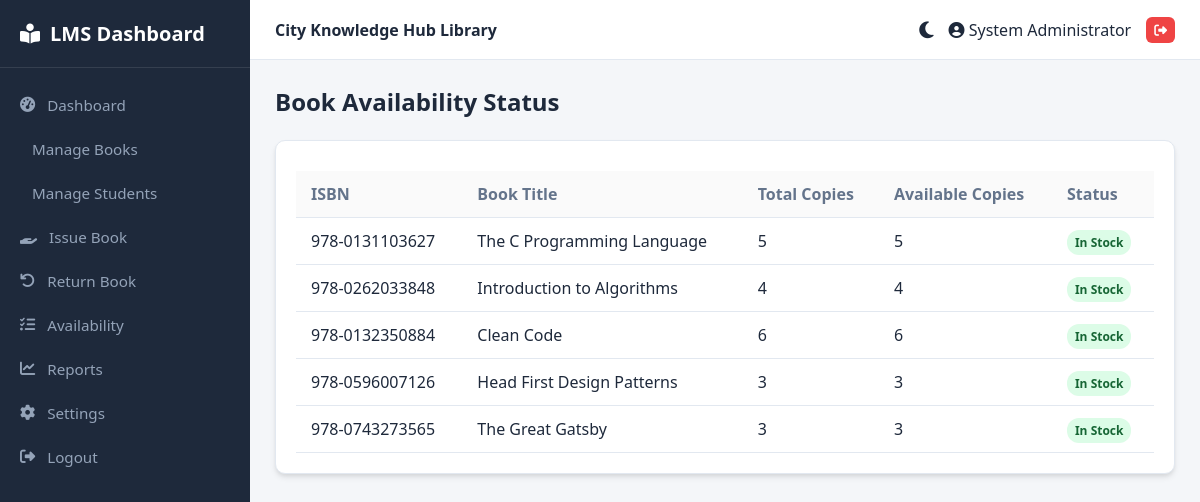
The page /availability.php (signed in) on the database its author committed.
### tables this page shows
CREATE TABLE IF NOT EXISTS `settings` (
  `id` INT PRIMARY KEY DEFAULT 1,
  `library_name` VARCHAR(150) NOT NULL DEFAULT 'Central Library Management',
  `borrowing_period` INT NOT NULL DEFAULT 14,
  `max_books_per_student` INT NOT NULL DEFAULT 3,
  `fine_per_day` DECIMAL(8,2) NOT NULL DEFAULT 2.00
);

CREATE TABLE IF NOT EXISTS `books` (
  `id` INT AUTO_INCREMENT PRIMARY KEY,
  `isbn` VARCHAR(20) NOT NULL UNIQUE,
  `title` VARCHAR(255) NOT NULL,
  `author` VARCHAR(150) NOT NULL,
  `category` VARCHAR(100) NOT NULL,
  `publisher` VARCHAR(150) NOT NULL,
  `publication_year` INT NOT NULL,
  `total_quantity` INT NOT NULL DEFAULT 1,
  `created_at` TIMESTAMP DEFAULT CURRENT_TIMESTAMP
);

### includes/functions.php (called while the page is built)
<?php
function sanitize($data) {
    return htmlspecialchars(trim($data), ENT_QUOTES, 'UTF-8');
}
function get_settings($pdo) {
    $stmt = $pdo->query("SELECT * FROM settings WHERE id = 1");
    return $stmt->fetch() ?: [
        'library_name' => 'Library System',
        'borrowing_period' => 14,
        'max_books_per_student' => 3,
        'fine_per_day' => 1.50
    ];
}
?>

### availability.php (the view)
<?php
include 'includes/header.php';
$books = $pdo->query("SELECT b.*, (b.total_quantity - COALESCE(issued.cnt, 0)) as available_quantity
                      FROM books b
                      LEFT JOIN (SELECT book_id, COUNT(*) as cnt FROM borrow_records WHERE status = 'issued' GROUP BY book_id) issued
                      ON b.id = issued.book_id")->fetchAll();
?>
<h2>Book Availability Status</h2>
<br>
<div class="card">
    <div class="table-responsive">
        <table>
            <thead>
                <tr>
                    <th>ISBN</th>
                    <th>Book Title</th>
                    <th>Total Copies</th>
                    <th>Available Copies</th>
                    <th>Status</th>
                </tr>
            </thead>
            <tbody>
                <?php foreach ($books as $b): ?>
                <tr>
                    <td><?= sanitize($b['isbn']) ?></td>
                    <td><?= sanitize($b['title']) ?></td>
                    <td><?= $b['total_quantity'] ?></td>
                    <td><?= $b['available_quantity'] ?></td>
                    <td>
                        <span class="badge <?= $b['available_quantity'] > 0 ? 'badge-success' : 'badge-danger' ?>">
                            <?= $b['available_quantity'] > 0 ? 'In Stock' : 'Out of Stock' ?>
                        </span>
                    </td>
                </tr>
                <?php endforeach; ?>
            </tbody>
        </table>
    </div>
</div>
<?php include 'includes/footer.php'; ?>

### includes/header.php (shortened to what this page needs)
<?php
require_once __DIR__ . '/db.php';
require_once __DIR__ . '/functions.php';
$settings = get_settings($pdo);
?>
<!DOCTYPE html>
<html lang="en">
<head>
    <link rel="stylesheet" href="/library_management/assets/css/style.css">
    <link rel="stylesheet" href="https://cdnjs.cloudflare.com/ajax/libs/font-awesome/6.4.0/css/all.min.css">
</head>
<body>
    <?php include __DIR__ . '/sidebar.php'; ?>
    <div class="main-wrapper">
        <header class="top-nav">
            <div><strong><?= sanitize($settings['library_name']) ?></strong></div>
            <div class="user-info">
                <button class="theme-toggle" id="theme-toggle-btn" title="Toggle Light/Dark Mode">
                    <i class="fas fa-moon" id="theme-icon"></i>
                </button>
                <span><i class="fas fa-user-circle"></i> <?= sanitize($_SESSION['admin_name'] ?? 'Admin') ?></span>
                <a href="/library_management/logout.php" class="btn btn-danger btn-sm"><i class="fas fa-sign-out-alt"></i></a>
            </div>
        </header>
        <div class="content-area">

### includes/sidebar.php
<aside class="sidebar">
    <div class="sidebar-brand">
        <i class="fas fa-book-reader"></i> LMS Dashboard
    </div>
    <ul class="sidebar-menu">
        <li><a href="/library_management/dashboard.php"><i class="fas fa-tachometer-alt"></i> Dashboard</a></li>
        <li><a href="/library_management/books/index.php"><i class="fas fa-books"></i> Manage Books</a></li>
        <li><a href="/library_management/students/index.php"><i class="fas fa-user-graduates"></i> Manage Students</a></li>
        <li><a href="/library_management/borrowing/issue.php"><i class="fas fa-hand-holding"></i> Issue Book</a></li>
        <li><a href="/library_management/borrowing/return.php"><i class="fas fa-undo"></i> Return Book</a></li>
        <li><a href="/library_management/availability.php"><i class="fas fa-list-check"></i> Availability</a></li>
        <li><a href="/library_management/reports.php"><i class="fas fa-chart-line"></i> Reports</a></li>
        <li><a href="/library_management/settings.php"><i class="fas fa-cog"></i> Settings</a></li>
        <li><a href="/library_management/logout.php"><i class="fas fa-sign-out-alt"></i> Logout</a></li>
    </ul>
</aside>

### includes/footer.php (shortened to what this page needs)
        </div>
    </div>
</body>
</html>

### assets/css/style.css (style rules this page uses)
:root { --bg-primary: #f4f6f9; --bg-surface: #ffffff; --bg-sidebar: #1e293b; --text-primary: #1e293b; --text-secondary: #64748b; --text-sidebar: #94a3b8; --text-sidebar-active: #ffffff; --accent-color: #2563eb; --accent-hover: #1d4ed8; --card-bg: #ffffff; --border-color: #e2e8f0; --table-hover: #f8fafc; --shadow: 0 4px 6px -1px rgba(0, 0, 0, 0.1), 0 2px 4px -1px rgba(0, 0, 0, 0.06); }
* { box-sizing: border-box; margin: 0; padding: 0; font-family: 'Segoe UI', Tahoma, Geneva, Verdana, sans-serif; transition: background-color 0.2s, color 0.2s; }
body { background-color: var(--bg-primary); color: var(--text-primary); display: flex; min-height: 100vh; }
.sidebar { width: 250px; background-color: var(--bg-sidebar); color: var(--text-sidebar); display: flex; flex-direction: column; position: fixed; height: 100vh; z-index: 100; }
.sidebar-brand { padding: 20px; font-size: 1.25rem; font-weight: bold; color: #ffffff; border-bottom: 1px solid rgba(255, 255, 255, 0.1); display: flex; align-items: center; gap: 10px; }
.sidebar-menu { list-style: none; padding: 15px 0; flex-grow: 1; }
.sidebar-menu li a { display: flex; align-items: center; gap: 12px; padding: 12px 20px; color: var(--text-sidebar); text-decoration: none; font-size: 0.95rem; }
.main-wrapper { margin-left: 250px; flex-grow: 1; display: flex; flex-direction: column; min-width: 0; }
.top-nav { height: 60px; background-color: var(--bg-surface); border-bottom: 1px solid var(--border-color); display: flex; align-items: center; justify-content: space-between; padding: 0 25px; position: sticky; top: 0; z-index: 90; }
.top-nav .user-info { display: flex; align-items: center; gap: 15px; }
.theme-toggle { background: none; border: none; cursor: pointer; font-size: 1.2rem; color: var(--text-primary); }
.content-area { padding: 25px; flex-grow: 1; }
.card { background-color: var(--card-bg); border-radius: 10px; padding: 20px; box-shadow: var(--shadow); border: 1px solid var(--border-color); margin-bottom: 25px; }
.table-responsive { width: 100%; overflow-x: auto; }
table { width: 100%; border-collapse: collapse; margin-top: 10px; }
th, td { padding: 12px 15px; text-align: left; border-bottom: 1px solid var(--border-color); }
th { background-color: rgba(0, 0, 0, 0.02); color: var(--text-secondary); font-weight: 600; }
.btn { display: inline-block; padding: 8px 16px; border-radius: 6px; border: none; cursor: pointer; text-decoration: none; font-size: 0.9rem; font-weight: 500; }
.btn-danger { background-color: #ef4444; color: #fff; }
.btn-sm { padding: 4px 8px; font-size: 0.8rem; }
.badge { padding: 4px 8px; border-radius: 12px; font-size: 0.75rem; font-weight: 600; }
.badge-success { background: #dcfce7; color: #166534; }

### rows shown on the page
settings: library_name "City Knowledge Hub Library"
books: isbn "978-0131103627", title "The C Programming Language", total_quantity "5", available_quantity "5"
books: isbn "978-0262033848", title "Introduction to Algorithms", total_quantity "4", available_quantity "4"
books: isbn "978-0132350884", title "Clean Code", total_quantity "6", available_quantity "6"
books: isbn "978-0596007126", title "Head First Design Patterns", total_quantity "3", available_quantity "3"
books: isbn "978-0743273565", title "The Great Gatsby", total_quantity "3", available_quantity "3"

### other values the page prints
$_SESSION['admin_name'] "System Administrator"
